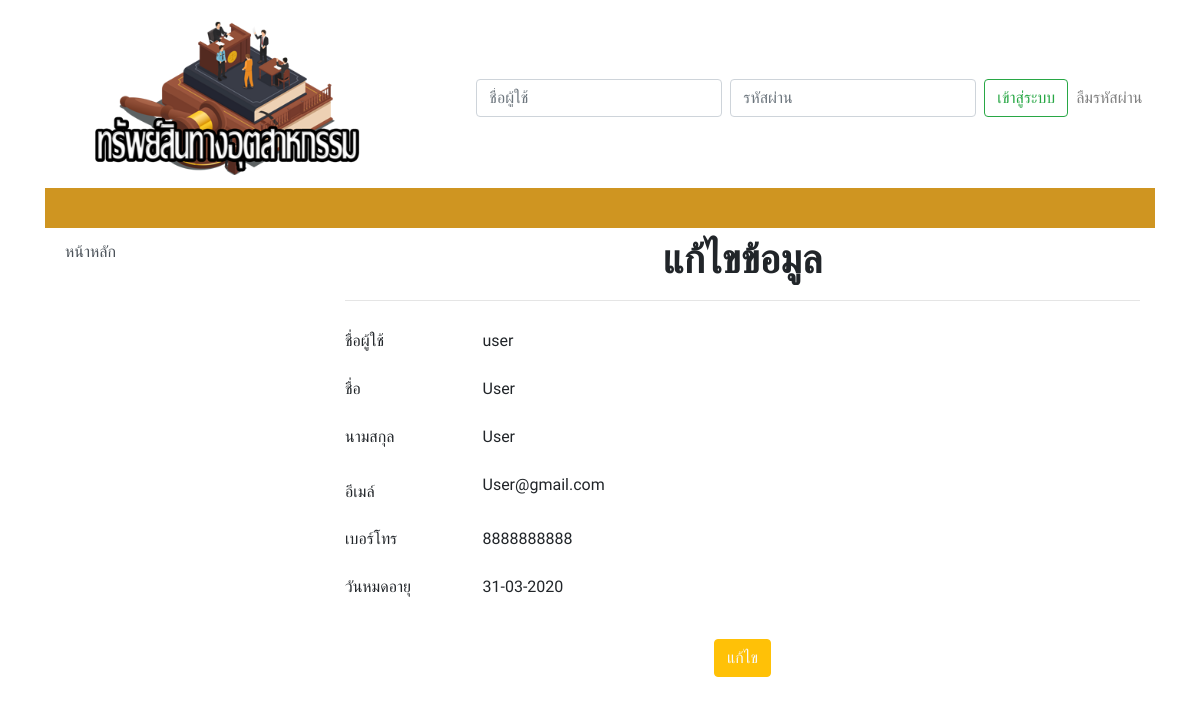
The app's page /editprofile.php?user_id=48 with its own data.
### tables this page shows
CREATE TABLE `user` (
  `ID` int(5) NOT NULL,
  `Username` varchar(50) NOT NULL,
  `Password` varchar(200) NOT NULL,
  `Firstname` varchar(100) NOT NULL,
  `Lastname` varchar(100) NOT NULL,
  `email` varchar(100) NOT NULL,
  `phone` text NOT NULL,
  `Userlevel` varchar(1) NOT NULL,
  `user_date` date NOT NULL,
  `session_id` varchar(50) NOT NULL,
  `Status` varchar(1) NOT NULL
);

### editprofile_show.php (the view, shortened to what this page needs)
<?php
$user_id = $_GET['user_id'];
$check = "SELECT * FROM user WHERE id = '$user_id' ";
$result = mysqli_query($con,$check) or die(mysqli_error());
$num = mysqli_fetch_assoc($result);
?>
<body>
  <div class="col-md-9">
   <div class="py-2">
    <div class="container">
      <div class="row">
        <div class="col-md-12">
          <h1 class="text-center"><b>แก้ไขข้อมูล</b></h1>
          <hr>
        </div>
      </div>
    </div>
  </div>
  <div class="py-1">
    <div class="container w-46">
      <div class="row">
        <div class="text-left col-md-12" style="">
          <form class="" id="c_form-h" action="editprofile_db.php" method="post" >
            <div class="form-group row">
              <label class="col-2">ชื่อผู้ใช้</label>
              <div class="col-10">
                <div class="input-group">
                  <?php echo($num['Username'])?></div>
                </div>
              </div>
              <div class="form-group row"><label class="col-2">ชื่อ</label>
                <div class="col-10">
                  <div class="input-group">
                    <?php echo($num['Firstname'])?></div>
                  </div>
                </div>
                <div class="form-group row"><label class="col-2">นามสกุล</label>
                  <div class="col-10">
                    <div class="input-group">
                      <?php echo($num['Lastname'])?></div>
                    </div>
                  </div>
                  <div class="form-group row"> <label for="inputmailh" class="col-2 col-form-label">อีเมล์</label>
                    <div class="col-10">
                      <?php echo($num['email'])?> </div>
                    </div>
                    <div class="form-group row">
                      <label class="col-2">เบอร์โทร<br></label>
                      <div class="col-10">
                        <div class="input-group">
                          <?php echo($num['phone'])?></div>
                        </div>
                      </div>
                       <div class="form-group row">
                      <label class="col-2">วันหมดอายุ<br></label>
                      <div class="col-10">
                        <div class="input-group">
                          <?php $da = date('d-m-Y',strtotime($num['user_date'])); ?>
                          <?php echo $da; ?>
                          </div>
                        </div>
                      </div>
                      <div class="py-3">
                        <div class="container">
                          <div class="row">
                            <div class="col-md-12 text-center">
                              <a class="btn btn-warning text-light mx-1" href="editprofile.php?eu&user_id=<?php echo $_SESSION["UserID"]; ?>">แก้ไข</a>
                            </div>
                          </div>
                        </div>
                      </div>
                    </form>
                  </div>
                </div>
              </div>
            </div>
          </div>

### header.php (style rules this page uses)
body { font-family: 'Prompt', sans-serif; }

### records on screen
user: Username "user", Firstname "User", Lastname "User", email "User@gmail.com", phone "8888888888", user_date "31-03-2020"
